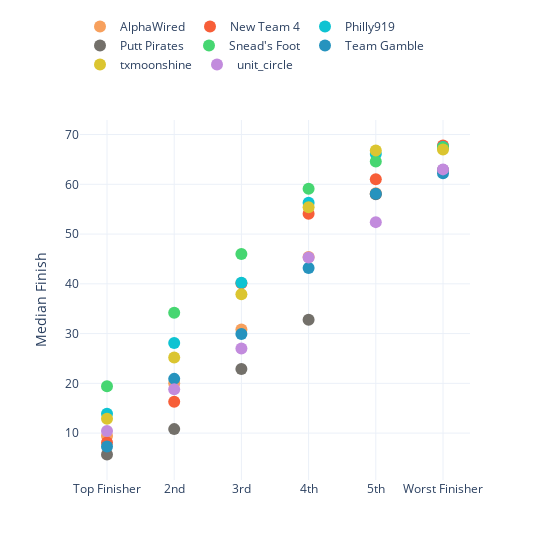

Here is the notebook cell this chart was saved with:
### Code cell
finish_medians = round(df[['team','fin_1','fin_2','fin_3','fin_4','fin_5','fin_6']].groupby('team').median(),1).reset_index()
finish_medians.columns = 'Team','Top Finisher','2nd','3rd','4th','5th','Worst Finisher'
melted_finish_medians = finish_medians.melt(id_vars='Team',value_vars=['Top Finisher','2nd','3rd','4th','5th','Worst Finisher'])

print(finish_medians)

fin_place_scatter = px.scatter(melted_finish_medians,
          x='variable',
          y='value',
          color='Team',
          color_discrete_map=team_color,
          template='plotly_white',
          labels={'value':'Median Finish','variable':''},
          width=550
#           log_y=True
                              ).update_traces(marker_size=12)

fin_place_scatter.update_layout(title_x=.5,
                               legend=dict(
                                   title=None,
                                   orientation='h',
                                   x=0,
                                   y=1.3
                               )
                              )

### Figure 1 — Plotly figure (JSON) as saved in the notebook; plotly's stock layout.template omitted (floating-point values rounded to 4 significant figures)
{"data": [{"hovertemplate": "Team=AlphaWired<br>=%{x}<br>Median Finish=%{y}<extra></extra>", "legendgroup": "AlphaWired", "marker": {"color": "rgb(247,160,93)", "size": 12, "symbol": "circle"}, "mode": "markers", "name": "AlphaWired", "orientation": "v", "showlegend": true, "type": "scatter", "x": ["Top Finisher", "2nd", "3rd", "4th", "5th", "Worst Finisher"], "xaxis": "x", "y": [9.4, 20, 30.8, 45.4, 58.2, 67.4], "yaxis": "y"}, {"hovertemplate": "Team=New Team 4<br>=%{x}<br>Median Finish=%{y}<extra></extra>", "legendgroup": "New Team 4", "marker": {"color": "rgb(247,94,56)", "size": 12, "symbol": "circle"}, "mode": "markers", "name": "New Team 4", "orientation": "v", "showlegend": true, "type": "scatter", "x": ["Top Finisher", "2nd", "3rd", "4th", "5th", "Worst Finisher"], "xaxis": "x", "y": [8.1, 16.3, 40.1, 54.1, 61, 67.8], "yaxis": "y"}, {"hovertemplate": "Team=Philly919<br>=%{x}<br>Median Finish=%{y}<extra></extra>", "legendgroup": "Philly919", "marker": {"color": "rgb(14,195,210)", "size": 12, "symbol": "circle"}, "mode": "markers", "name": "Philly919", "orientation": "v", "showlegend": true, "type": "scatter", "x": ["Top Finisher", "2nd", "3rd", "4th", "5th", "Worst Finisher"], "xaxis": "x", "y": [13.9, 28.1, 40.2, 56.3, 66.1, 67.5], "yaxis": "y"}, {"hovertemplate": "Team=Putt Pirates<br>=%{x}<br>Median Finish=%{y}<extra></extra>", "legendgroup": "Putt Pirates", "marker": {"color": "rgb(115,112,106)", "size": 12, "symbol": "circle"}, "mode": "markers", "name": "Putt Pirates", "orientation": "v", "showlegend": true, "type": "scatter", "x": ["Top Finisher", "2nd", "3rd", "4th", "5th", "Worst Finisher"], "xaxis": "x", "y": [5.7, 10.8, 22.9, 32.8, 58, 62.9], "yaxis": "y"}, {"hovertemplate": "Team=Snead's Foot<br>=%{x}<br>Median Finish=%{y}<extra></extra>", "legendgroup": "Snead's Foot", "marker": {"color": "rgb(70,214,113)", "size": 12, "symbol": "circle"}, "mode": "markers", "name": "Snead's Foot", "orientation": "v", "showlegend": true, "type": "scatter", "x": ["Top Finisher", "2nd", "3rd", "4th", "5th", "Worst Finisher"], "xaxis": "x", "y": [19.4, 34.2, 46, 59.1, 64.6, 67.4], "yaxis": "y"}, {"hovertemplate": "Team=Team Gamble<br>=%{x}<br>Median Finish=%{y}<extra></extra>", "legendgroup": "Team Gamble", "marker": {"color": "rgb(38,147,190)", "size": 12, "symbol": "circle"}, "mode": "markers", "name": "Team Gamble", "orientation": "v", "showlegend": true, "type": "scatter", "x": ["Top Finisher", "2nd", "3rd", "4th", "5th", "Worst Finisher"], "xaxis": "x", "y": [7.3, 20.9, 29.9, 43.2, 58.1, 62.2], "yaxis": "y"}, {"hovertemplate": "Team=txmoonshine<br>=%{x}<br>Median Finish=%{y}<extra></extra>", "legendgroup": "txmoonshine", "marker": {"color": "rgb(219,197,48)", "size": 12, "symbol": "circle"}, "mode": "markers", "name": "txmoonshine", "orientation": "v", "showlegend": true, "type": "scatter", "x": ["Top Finisher", "2nd", "3rd", "4th", "5th", "Worst Finisher"], "xaxis": "x", "y": [12.9, 25.2, 37.9, 55.4, 66.8, 67], "yaxis": "y"}, {"hovertemplate": "Team=unit_circle<br>=%{x}<br>Median Finish=%{y}<extra></extra>", "legendgroup": "unit_circle", "marker": {"color": "rgb(194,139,221)", "size": 12, "symbol": "circle"}, "mode": "markers", "name": "unit_circle", "orientation": "v", "showlegend": true, "type": "scatter", "x": ["Top Finisher", "2nd", "3rd", "4th", "5th", "Worst Finisher"], "xaxis": "x", "y": [10.4, 18.8, 27, 45.3, 52.4, 63], "yaxis": "y"}], "layout": {"legend": {"orientation": "h", "title": {}, "tracegroupgap": 0, "x": 0, "y": 1.3}, "margin": {"t": 60}, "title": {"x": 0.5}, "width": 550, "xaxis": {"anchor": "y", "domain": [0, 1], "title": {"text": ""}}, "yaxis": {"anchor": "x", "domain": [0, 1], "title": {"text": "Median Finish"}}}}
